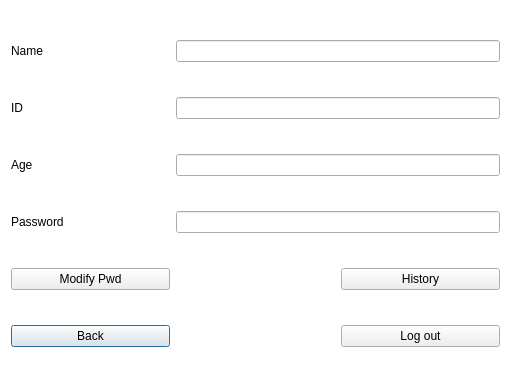
<?xml version="1.0" encoding="UTF-8"?>
<ui version="4.0">
 <class>Info</class>
 <widget class="QDialog" name="Info">
  <property name="geometry">
   <rect>
    <x>0</x>
    <y>0</y>
    <width>511</width>
    <height>391</height>
   </rect>
  </property>
  <property name="windowTitle">
   <string>Dialog</string>
  </property>
  <property name="styleSheet">
   <string notr="true">#Info { 
	background-color: rgb(255, 255, 255);
} 
#nfo * { 
border-image:url(); 
}</string>
  </property>
  <layout class="QGridLayout" name="gridLayout">
   <item row="3" column="0">
    <widget class="QLabel" name="PwdLb">
     <property name="text">
      <string>Password</string>
     </property>
    </widget>
   </item>
   <item row="5" column="0">
    <widget class="QPushButton" name="BackBtn">
     <property name="text">
      <string>Back</string>
     </property>
    </widget>
   </item>
   <item row="2" column="0">
    <widget class="QLabel" name="AgeLb">
     <property name="text">
      <string>Age</string>
     </property>
    </widget>
   </item>
   <item row="0" column="1" colspan="2">
    <widget class="QLineEdit" name="NameLe">
     <property name="readOnly">
      <bool>true</bool>
     </property>
    </widget>
   </item>
   <item row="4" column="2">
    <widget class="QPushButton" name="HisBtn">
     <property name="text">
      <string>History</string>
     </property>
    </widget>
   </item>
   <item row="4" column="0">
    <widget class="QPushButton" name="ModBtn">
     <property name="text">
      <string>Modify Pwd</string>
     </property>
    </widget>
   </item>
   <item row="1" column="1" colspan="2">
    <widget class="QLineEdit" name="IDLe">
     <property name="readOnly">
      <bool>true</bool>
     </property>
    </widget>
   </item>
   <item row="0" column="0">
    <widget class="QLabel" name="NameLb">
     <property name="text">
      <string>Name</string>
     </property>
    </widget>
   </item>
   <item row="2" column="1" colspan="2">
    <widget class="QLineEdit" name="AgeLe">
     <property name="readOnly">
      <bool>true</bool>
     </property>
    </widget>
   </item>
   <item row="1" column="0">
    <widget class="QLabel" name="IDLb">
     <property name="text">
      <string>ID</string>
     </property>
    </widget>
   </item>
   <item row="5" column="2">
    <widget class="QPushButton" name="LogBtn">
     <property name="text">
      <string>Log out</string>
     </property>
    </widget>
   </item>
   <item row="3" column="1" colspan="2">
    <widget class="QLineEdit" name="PwdLe"/>
   </item>
  </layout>
 </widget>
 <resources/>
 <connections/>
</ui>
